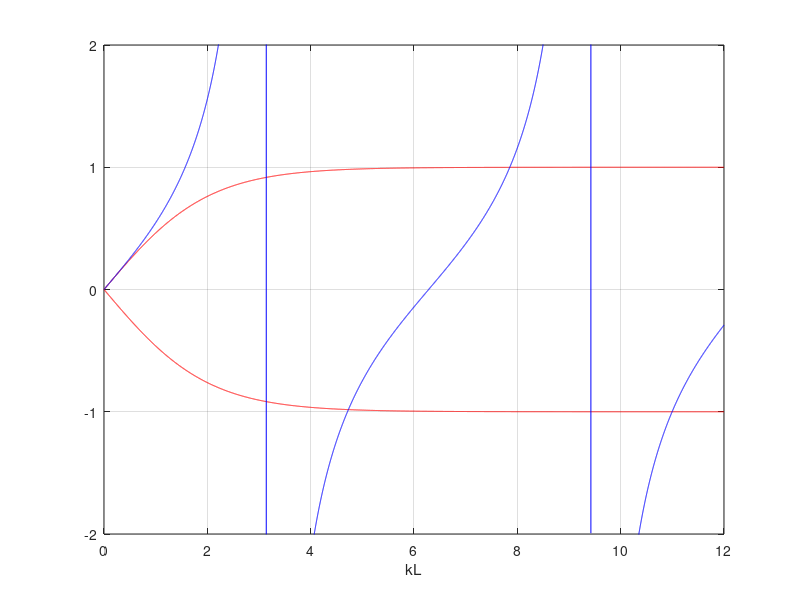

Write MATLAB code to recreate this figure.
% find discrete frequencies for free bar (no tension)
close all

N = 10001;
x = linspace(0,12,N); % x = kL
y1 = tanh(x/2);
y2 = -tanh(x/2);
y3 = tan(x/2);

% find first intersection
ndx = find(y3>y2 & y3<0);
x1 = x(ndx(1));
fprintf('first intersection: kL*2/pi = %f\n', x1*2/pi);

% find second intersection
ndx = find(y3<y1 & y3>0);
x2 = x(ndx(end));
fprintf('second intersection: kL*2/pi = %f\n', x2*2/pi);

% make plot
plot(x,y1,'r',x,y2,'r',x,y3,'b');
ylim([-2 2])
xlabel('kL')
grid on

return

